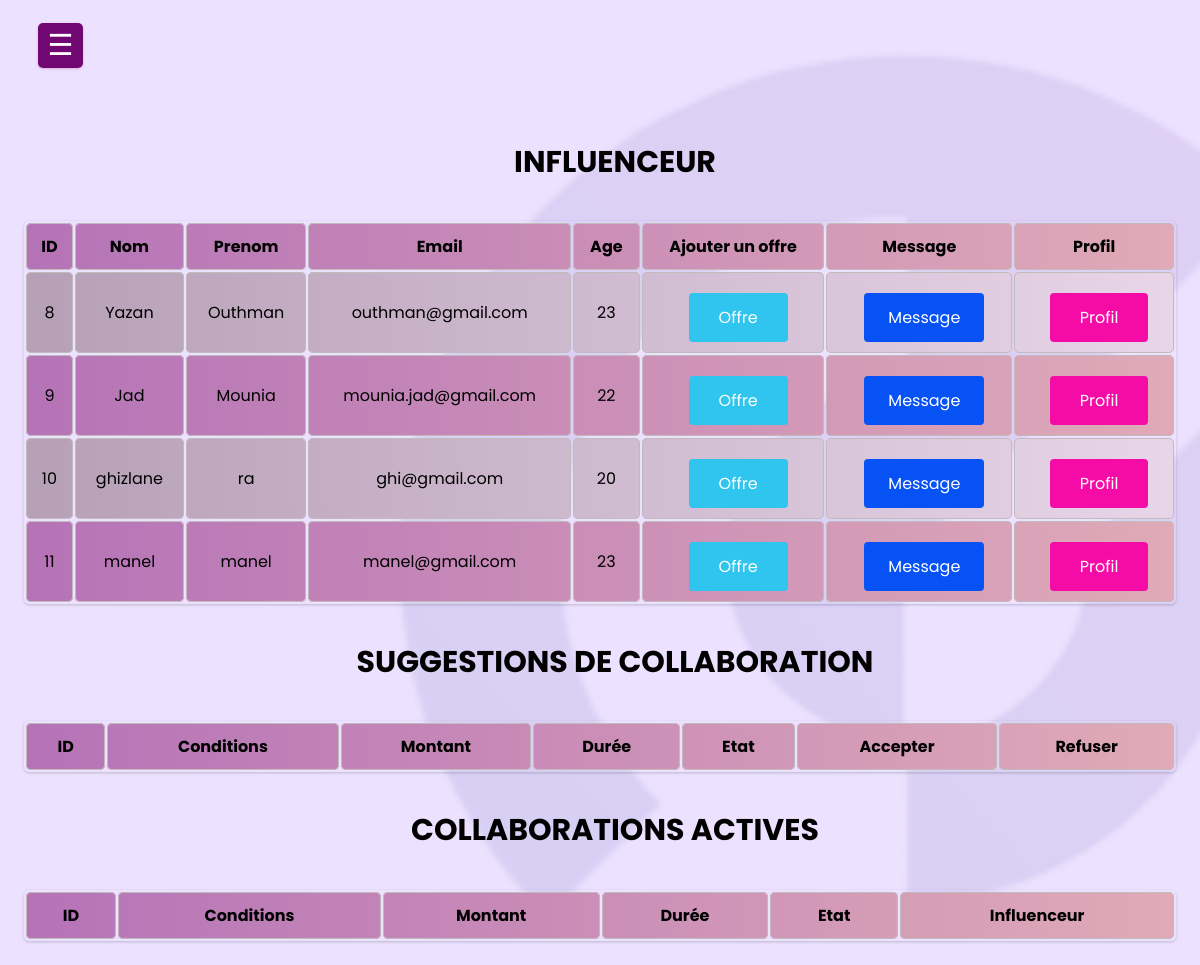
Screenshot of /entreprise.php (signed in) with the database file from the repository.
### tables this page shows
CREATE TABLE `influencer` (
  `id` int(11) NOT NULL,
  `nom` varchar(50) NOT NULL,
  `prenom` varchar(50) NOT NULL,
  `age` int(11) DEFAULT NULL,
  `telephone` varchar(20) DEFAULT NULL,
  `email` varchar(100) NOT NULL,
  `insta` varchar(50) DEFAULT NULL,
  `fcbk` varchar(50) DEFAULT NULL,
  `youtube` varchar(50) DEFAULT NULL,
  `domaine` varchar(50) DEFAULT NULL,
  `abonne` text DEFAULT NULL,
  `password` varchar(100) NOT NULL,
  `pfp` varchar(255) DEFAULT NULL
);

### entreprise.php (the view, shortened to what this page needs)
<!DOCTYPE html>
<html lang="en">
<head>
    <link rel="stylesheet" href="./css/entreprise.css">
    <link rel="stylesheet" href="https://cdnjs.cloudflare.com/ajax/libs/font-awesome/4.7.0/css/font-awesome.min.css">
</head>
<body>
<label for="check">
    <div id="btn">&#9776;</div>
</label>
    <main>
    </main>
<div class="main">
<?php
include_once 'database.php';
echo "<h1 style='font-size:30px; padding: 16px;'><strong><center>INFLUENCEUR </center></strong></h1>";
$sql = "SELECT * FROM influencer";
$result = mysqli_query($conn, $sql);
echo "<table>";
echo "<tr><th>ID</th><th>Nom</th><th>Prenom</th><th>Email</th><th>Age</th><th>Ajouter un offre </th><th>Message</th><th>Profil</th></tr>";
foreach ($result as $row) {
    echo "<tr>";
    echo "<td>" .$row['id'] . "</td>";
    echo "<td>".$row['nom']."</td>";
    echo "<td>".$row['prenom']."</td>";
    echo "<td>".$row['email']."</td>";
    echo "<td>".$row['age']."</td>";
    echo "<td>";
    echo "<form method='post'>";
    echo "<button type='button' class='offer-btn'>Offre</button>";
    echo "</form>";
    echo "</td>";
    echo "<td>";
    echo "<form method='post'>";
    echo "<button type='submit' class='message-btn' name='message'>Message</button>";
    echo "</form>";
    echo "</td>";
    echo "<td>";
    echo "<form method='post'>";
    echo "<button type='submit' class='profile-btn' name='profile'>Profil</button>";
    echo "</form>";
    echo "</td>";
    echo "</tr>";
}
echo "</table>";
        ?>
<?php
echo "<h1><center>SUGGESTIONS DE COLLABORATION</center></h1>";
echo "<table>";
echo "<tr><th>ID</th><th>Conditions</th><th>Montant</th><th>Dur&eacute;e</th><th>Etat</th><th>Accepter</th><th>Refuser</th></tr>";
echo "</table>";
        ?>
<?php
echo "<h1>COLLABORATIONS ACTIVES </h1>";
echo "<table>";
echo "<tr><th>ID</th><th>Conditions</th><th>Montant</th><th>Durée</th><th>Etat</th><th>Influenceur</th></tr>";
echo "</table>";
?>
</div>
</body>
</html>

### css/entreprise.css (style rules this page uses)
* { font-family: "poppins", sans-serif; }
body { background-image: url("../images/bg.png"); background-size: cover; background-attachment: fixed; }
label #btn, label #cancel { position: absolute; cursor: pointer; background-color: #710771; height: 45px; width: 45px; text-align: center; line-height: 45px; color: white; font-size: 29px; border-radius: 5px; box-shadow: 0 1px 3px #e2aae6; margin: 15px 30px; transition: all .5s ease; }
main { padding: 40px; }
.main { transition: margin-left .5s; padding: 16px; margin-left: 0px; }
.main h1 { transition: left .5s; padding: 16px; margin-left: 30px; font-size: 30px; text-align: center; }
table { border-collapse: collapse; width: 100%; box-shadow: 0 1px 3px rgba(0, 0, 0, 0.2); border-collapse: separate; border-color: #787475; border-radius: 5px; margin-top: 20px; }
td, th { border: 1px solid #c2bbbb; border-radius: 5px; padding: 10px; text-align: center; }
tr:nth-child(odd) { background: linear-gradient(to right, #b573b7, #e0aab7); }
tr:nth-child(even) { background: linear-gradient(to right, #b6a0b6, #e8d5e8); }
.offer-btn { background-color: #30c5ee; border: none; border-radius: 4px; color: white; padding: 12px 30px; text-align: center; text-decoration: none; display: inline-block; font-size: 16px; cursor: pointer; margin-left: 10px; margin-top: 10px; }
.message-btn { background-color: #0752f4; color: white; border: none; padding: 12px 24px; font-size: 16px; border-radius: 4px; cursor: pointer; transition: background-color 0.3s ease; margin-left: 10px; margin-top: 10px; }
.profile-btn { background-color: #f50ca7; border: none; border-radius: 4px; color: white; padding: 12px 30px; text-align: center; text-decoration: none; display: inline-block; font-size: 16px; cursor: pointer; margin-left: 10px; margin-top: 10px; }

### rows the page displays
influencer: id "8", nom "Yazan", prenom "Outhman", email "outhman@gmail.com", age "23"
influencer: id "9", nom "Jad", prenom "Mounia", email "mounia.jad@gmail.com", age "22"
influencer: id "10", nom "ghizlane", prenom "ra", email "ghi@gmail.com", age "20"
influencer: id "11", nom "manel", prenom "manel", email "manel@gmail.com", age "23"
